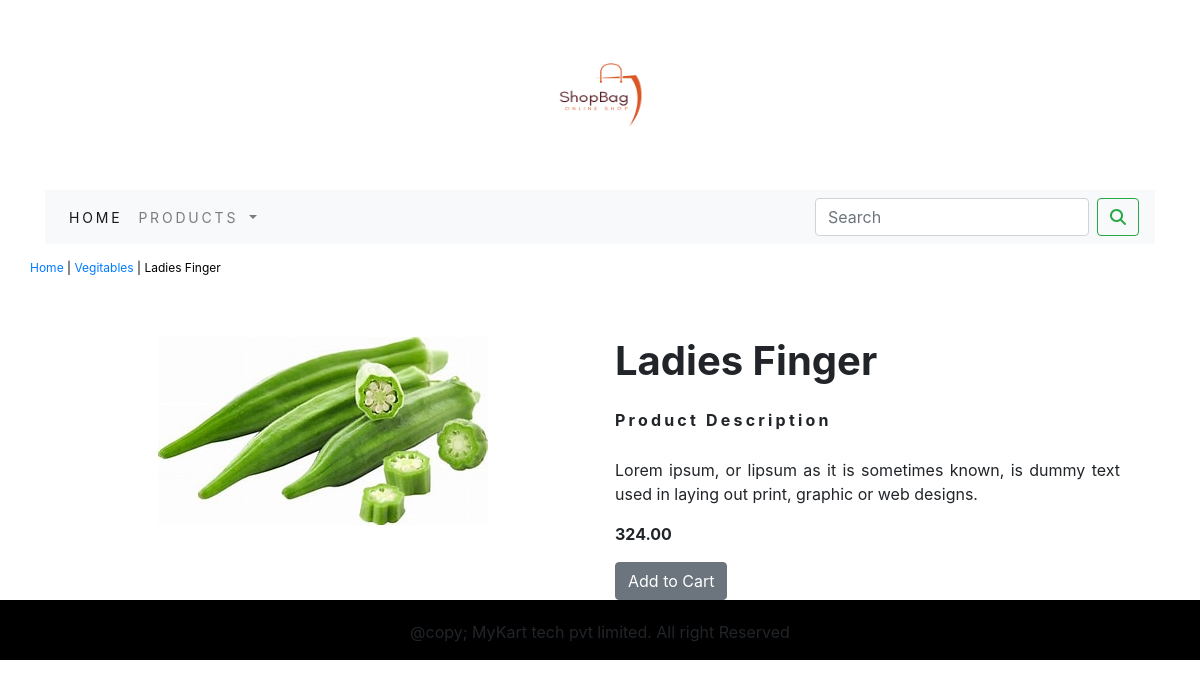
Page /shop/vegitables/ladies-finger/ on the committed database.
### kartApp/models.py (models this page shows, shortened)
class Product(models.Model):
    name=models.CharField(max_length=250,unique=True)
    slug=models.SlugField(max_length=250,unique=True)
    description=models.TextField(blank=True)
    price=models.DecimalField(max_digits=10,decimal_places=2)
    category=models.ForeignKey(Category,on_delete=models.CASCADE)
    image=models.ImageField(upload_to='product',blank=True)
    stock=models.IntegerField()
    available=models.BooleanField(default=True)
    created=models.DateTimeField(auto_now_add=True)
    updated=models.DateTimeField(auto_now=True)
    class Meta:
        ordering=('name',)
        verbose_name='product'
        verbose_name_plural='products'

class Category(models.Model):
    name=models.CharField(max_length=250,unique=True)
    slug=models.SlugField(max_length=250,unique=True) #dynamically creates the url (what u type in mame)
    description=models.TextField(blank=True)
    image=models.ImageField(upload_to='category',blank=True)
    class Meta:
        ordering=('name',)
        verbose_name='category' # human readable
        verbose_name_plural='categories'
    def get_url(self):
        return reverse('kartApp:products_by_category',args=[self.slug])
    def __str__(self):
        return '{}' .format(self.name)

### kartApp/views.py (the view)
# urls.py: path('<slug:c_slug>/<slug:product_slug>/', views.prodetail, name="product_cat_detail")
def prodetail(request,c_slug,product_slug):
   try:
      product=Product.objects.get(category__slug=c_slug,slug=product_slug)
   except Exception as e:
      raise e
   return render(request,'product.html',{'product':product})

### cart/context_processors.py (called while the page is built)
def counter(request):
    item_count=0
    if 'admin' in request.path:
        return {}
    else:
        try:
            cart=Cart.objects.filter(cart_id=_cart_id(request))
            cart_items=CartItem.objects.all().filter(cart=cart[:1])
            for cart_item in cart_items:
                item_count += cart_item.quantity
        except Cart.DoesNotExist:
            item_count=0
    return dict(item_count=item_count)

### cart/views.py (called while the page is built)
def _cart_id(request):
    cart=request.session.session_key
    if not cart:
        cart=request.session.create()
    return cart

### kartApp/context_processors.py (called while the page is built)
def menu_links(request):
    links=Category.objects.all()
    return dict(links=links)

### templates/product.html (shortened to what this page needs)
{% extends 'base.html' %}
{% load static %}
{% block content %}
<div class="row prod_row">
  <div class="mx_auto">
    <p><a href="{% url 'kartApp:allProdCat' %}">Home</a> | <a href="{{product.category.get_url}}">{{product.category}}</a> | {{product.name}}</p>
  </div>
</div>
<br>
<div class="container">
<div class="row">
  <div class="col-md-6 col-sm-6 col-lg-6 text-center">
    <div style="min-width:18rem;">
      <img src="{{product.image.url}}" alt="{{product.name}}">
    </div>
  </div>
    <div class="col-md-6 col-sm-6 col-lg-6">
      <h1><b>{{product.name}}</b></h1>
      <p class="prod_title"><b>Product Description</b></p>
      <p class="text-justify prod_desc">{{product.description}}</p>
      <p><b>{{product.price}}</b></p>
      {% if product.stock <= 0 %}
      <p class="text-justify prod_desc"><b>Out of stock</b></p>
      {% else %}
      <a class="btn btn-secondary" href="{% url 'cart:add_cart' product.id %}">Add to Cart</a>
      {% endif %}
    </div>
</div>
</div>
{% endblock %}

### static/css/custom.css (style rules this page uses)
.prod_row { padding-top: 15px; padding-bottom:20px; }
.prod_row .mx_auto { color:#000; font-size:12px; text-decoration:none; }
.prod_title { font-size:16px; text_transform:uppercase; letter-spacing:.2em; padding-top:15px; padding-bottom:10px; }
.prod_desc { padding-right:20px; }

### rows in the picture
Product: category "Vegitables", name "Ladies Finger", image (picture), description "Lorem ipsum, or lipsum as it is sometimes known, is dummy text used in laying out print, graphic or web designs.", price "324.00"
